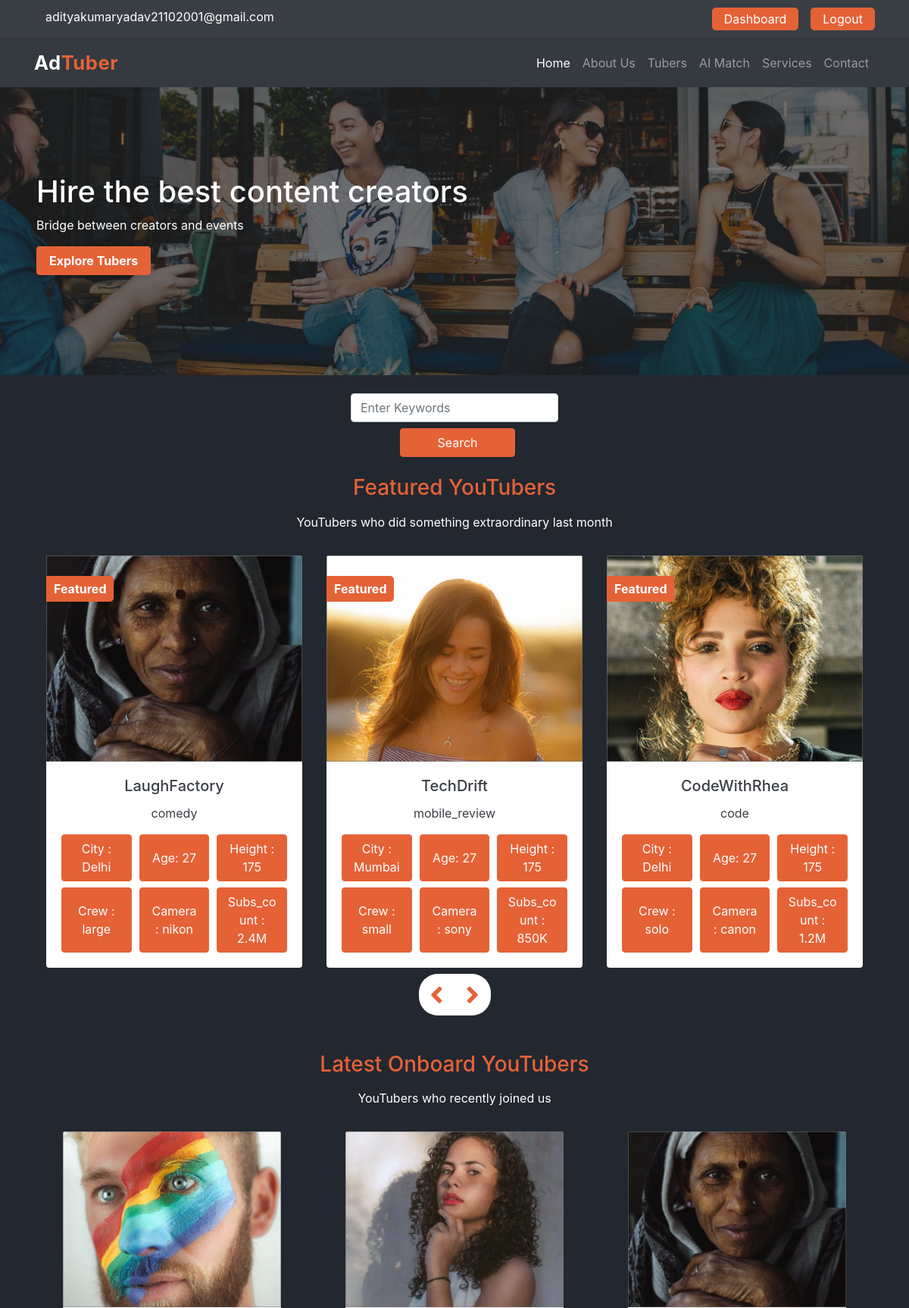
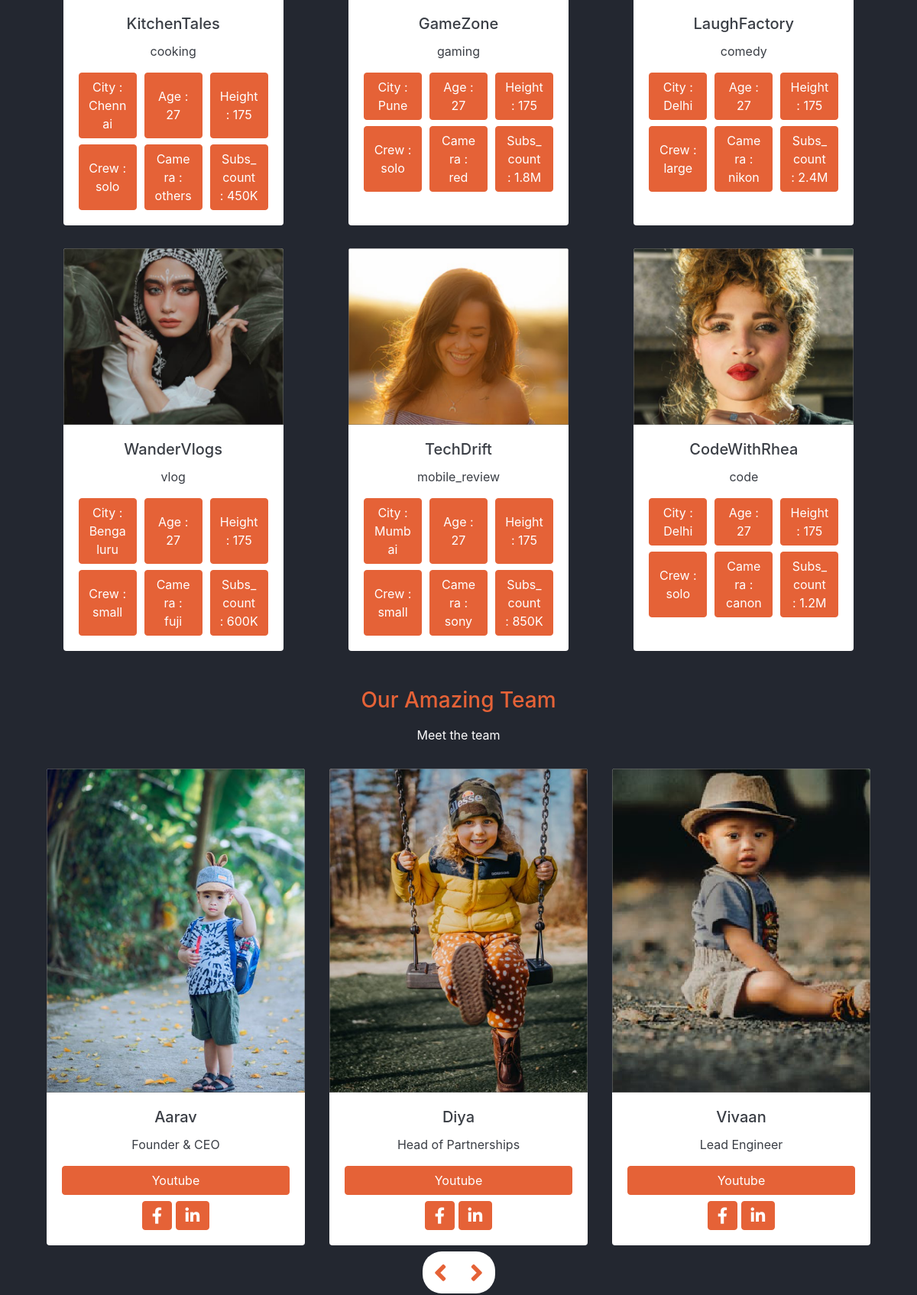
The app's page / (signed in, upper part) with its own data (2 pictures, top to bottom).
### contactinfo/models.py (models this page shows, shortened)
class Contactinfo(models.Model):
    first_name = models.CharField(max_length=255)
    last_name = models.CharField(max_length=255)
    fb_handle = models.CharField(max_length=255)       # social profile URLs / handles
    insta_handle = models.CharField(max_length=255)
    youtube_handle = models.CharField(max_length=255)
    twitter_handle = models.CharField(max_length=255)
    description_1 = CKEditor5Field(config_name='default', blank=True)  # rich-text "about" blocks
    description_2 = CKEditor5Field(config_name='default', blank=True)
    phone = models.CharField(max_length=100)
    email = models.CharField(max_length=255)
    created_date = models.DateTimeField(blank=True, default=timezone.now)

### webpages/models.py (models this page shows, shortened)
class Slider(models.Model):
    headerline = models.CharField(max_length=255)   # big headline text
    subtitle = models.CharField(max_length=255)     # supporting line under it
    button_text = models.CharField(max_length=255)  # call-to-action label
    photo = models.ImageField(upload_to='slider/%Y/')
    created_date = models.DateTimeField(auto_now_add=True)
    link = models.CharField(max_length=255, blank=True)  # where the button points

class Team(models.Model):
    first_name = models.CharField(max_length=255)
    last_name = models.CharField(max_length=255)
    role = models.CharField(max_length=255)                  # e.g. "Founder & CEO"
    fb_link = models.CharField(max_length=255, blank=True)   # optional social links
    insta_link = models.CharField(max_length=255, blank=True)
    photo = models.ImageField(upload_to='team/%Y/%m/%d/')
    youtube_link = models.CharField(max_length=255, blank=True)
    created_date = models.DateTimeField(auto_now_add=True)   # set once, on creation

### youtubers/models.py (models this page shows, shortened)
class Youtuber(models.Model):
    crew_choices = (
        ('solo', 'solo'),
        ('small', 'small'),
        ('large', 'large')
    )
    camera_choices = (
        ('canon', 'canon'),
        ('nikon', 'nikon'),
        ('sony', 'sony'),
        ('red', 'red'),
        ('fuji', 'fuji'),
        ('others', 'others')
    )
    category_choices = (
        ('code', 'code'),
        ('mobile_review', 'mobile_review'),
        ('vlog', 'vlog'),
        ('comedy', 'comedy'),
        ('gaming', 'gaming'),
        ('film_making', 'film_making'),
        ('cooking', 'cooking')
    )
    name = models.CharField(max_length=255)                 # creator / channel name
    price = models.IntegerField()                           # asking price to hire
    photo = models.ImageField(upload_to='ytubers/%Y/%m/')   # profile image (upload)
    video_url = models.CharField(max_length=255)            # YouTube video ID (embedded on detail page)
    description = CKEditor5Field(config_name='default')     # rich-text bio (HTML)
    city = models.CharField(max_length=255)                 # base city (used by the city filter)
    age = models.IntegerField()
    height = models.IntegerField()
    crew = models.CharField(choices=crew_choices, max_length=255)          # team size
    camera_type = models.CharField(choices=camera_choices, max_length=255)  # gear (used by the camera filter)
    subs_count = models.CharField(max_length=255)           # subscriber count, free text (e.g. "1.2M")
    category = models.CharField(choices=category_choices, max_length=255)   # content niche (used by the category filter)
    is_featured = models.BooleanField(default=False)        # if True, shown in the homepage "featured" row
    created_date = models.DateTimeField(default=timezone.now, blank=True)

### webpages/views.py (the view)
# urls.py: path('', include('webpages.urls')),                     # home, about, services, contact
def home(request):
    featured_youtubers = Youtuber.objects.order_by('-created_date').filter(is_featured=True)
    all_tubers = Youtuber.objects.order_by('-created_date')
    sliders = Slider.objects.all()
    teams = Team.objects.all()
    contactinfo = Contactinfo.objects.last()  # single site-wide contact row
    data = {
        'contactinfo': contactinfo,
        'sliders': sliders,
        'teams': teams,
        'featured_youtubers': featured_youtubers,
        'all_tubers': all_tubers
    }
    return render(request, 'webpages/home.html', data)

### templates/webpages/home.html (shortened to what this page needs)
{% extends 'base.html' %}
{% load static %}
{% block content %}
<main class="home">
    <div class="top" data-slick='{"slidesToShow": 1, "slidesToScroll": 1}'>
        {% for slide in sliders %}
        <div class="top-banner">
            <img src="{{ slide.photo.url }}" alt="" class="img-fluid w-100">
            <div class="top-container d-flex flex-column pl-5">
                <h1>
                    {{ slide.headerline }}
                </h1>
                <p>
                    {{ slide.subtitle }}
                </p>
                <div>
                    <button class="btn btn-accent pl-3 pr-3 text-capitalize font-weight-bold">
                        <a href="{{ slide.link }}" >{{ slide.button_text }}</a>
                    </button>
                </div>
            </div>
        </div>
        {% endfor %}
    </div>
    <section class="container d-flex justify-content-center align-items-center mt-4">
        <form method="GET" action="{% url 'search' %}" class="row text-center">
            <div class="col-md-auto">
                <div class="form-group mb-2">
                    <input name="keyword" class="form-control" placeholder="Enter Keywords">
                </div>
                <div class="text-center">
                    <button type="submit" class="btn btn-accent ml-2 mb-2 pl-5 pr-5">Search</button>
                </div>
            </div>
        </form>
    </section>
    <section class="container mt-3">
        <h3 class="text-center">Featured YouTubers</h3>
        <p class="pt-2 pb-3 text-center">YouTubers who did something extraordinary last month</p>
        <div class="team slider" data-slick='{"slidesToShow": 3, "slidesToScroll": 1}'>
            {% for fy in featured_youtubers %}
            <div class="card border-0 text-center ml-3 mr-3">
                <div class="feature-text">
                    <a href="{% url 'youtubers_detail' fy.id %}" >
                    <img src="{{ fy.photo.url }}" class="card-img-top" alt="team-member"></a>
                    <span class="text-left bg-accent font-weight-bold">
                        Featured
                    </span>
                </div>
                <div class="card-body">
                    <h5 class="card-title">{{ fy.name }}</h5>
                    <p class="card-text">{{ fy.category }}</p>
                    <div class="person-description mt-2">
                        <button class="btn btn-accent">City : {{ fy.city }} </button>
                        <button class="btn btn-accent"> Age: {{ fy.age }} </button>
                        <button class="btn btn-accent"> Height : {{ fy.height }} </button>
                    </div>
                    <div class="person-description mt-2">
                        <button class="btn btn-accent"> Crew : {{ fy.crew }} </button>
                        <button class="btn btn-accent"> Camera : {{ fy.camera_type }} </button>
                        <button class="btn btn-accent"> Subs_count : {{ fy.subs_count }} </button>
                    </div>
                </div>
            </div>
            {% endfor %}
        </div>
        <div class="controls d-flex justify-content-center mt-2 mb-2">
            <div class="d-flex">
                <i class="fa fa-angle-left youtuber-left"></i>
                <i class="fa fa-angle-right youtuber-right"></i>
            </div>
        </div>
    </section>
    <section class="container mt-5 mb-5">
        <h3 class="text-center">Latest Onboard YouTubers</h3>
        <p class="pt-2 pb-3 text-center">YouTubers who recently joined us</p>
        <div class="tubers grid">
            {% for at in all_tubers %}
            <div class="card border-0 text-center">
                <div>
                    <a href="{% url 'youtubers_detail' at.id %}" >
                        <img src="{{ at.photo.url }}" class="card-img-top" alt="team-member"></a>
                </div>
                <div class="card-body">
                    <h5 class="card-title">{{ at.name }}</h5>
                    <p class="card-text">{{ at.category }}</p>
                    <div class="person-description mt-2">
                        <button class="btn btn-accent"> City : {{ at.city }} </button>
                        <button class="btn btn-accent"> Age : {{ at.age }} </button>
                        <button class="btn btn-accent"> Height : {{ at.height }} </button>
                    </div>
                    <div class="person-description mt-2">
                        <button class="btn btn-accent"> Crew : {{ at.crew }} </button>
                        <button class="btn btn-accent"> Camera : {{ at.camera_type }} </button>
                        <button class="btn btn-accent"> Subs_count : {{ at.subs_count }} </button>
                    </div>
                </div>
            </div>
            {% endfor %}
        </div>
    </section>
    <section class="container mt-3">
        <h3 class="text-center">Our Amazing Team</h3>
        <p class="pt-2 pb-3 text-center">Meet the team</p>
        <div class="team slider" data-slick='{"slidesToShow": 3, "slidesToScroll": 1}'>
            {% for team in teams %}
            <div class="card border-0 text-center  ml-3 mr-3">
                <img src="{{ team.photo.url }}" class="card-img-top" alt="team-member">
                <div class="card-body">
                    <h5 class="card-title">{{ team.first_name }}</h5>
                    <p class="card-text">{{ team.role }}</p>
                    <a href="{{ team.youtube_link }}" class="btn btn-accent btn-block">Youtube</a>
                    <div class="text-center mt-2">
                        <button class="btn btn-accent"> <i class="fab fa-facebook-f fa-lg	"></i> </button>
                        <button class="btn btn-accent"> <i class="fab fa-linkedin-in fa-lg	"></i> </button>
                    </div>
                </div>
            </div>
            {% endfor %}
        </div>
        <div class="controls d-flex justify-content-center mt-2 mb-2">
            <div class="d-flex">
                <i class="fa fa-angle-left team-left"></i>
                <i class="fa fa-angle-right team-right"></i>
            </div>
        </div>
    </section>
</main>
{% endblock content %}

### templates/includes/header.html (shortened to what this page needs)
{% load static %}
<header class="header ">
    <div class="container">
      <div class="row ">
        <div class="col-md-6 header-info">
          <a href="mailto:{{ contactinfo.email }}" class="mr-3">{{ contactinfo.email }}</a>
        </div>
        <div class="header-buttons col-md-6 d-flex justify-content-end">
          {% if user.is_authenticated %}
          <a class="btn btn-accent mr-3" href="{% url 'dashboard' %}" >Dashboard</a>
          <a class="btn btn-accent" href="{% url 'logout' %}" >Logout</a>
          {% else %}
          <a class="btn btn-accent mr-3" href="{% url 'login' %}" >Signin</a>
          <a class="btn btn-accent" href="{% url 'register' %}" >SignUp</a>
          {% endif %}
        </div>
      </div>
    </div>
  </header>

### tubers/static/css/base.css (style rules this page uses)
:root { --primary: #232730; --secondary: #3a3e45; --white: #888787; --accent: #e56237; }
body { background-color: var(--primary); color: #fff; overflow-x: hidden; }
a { color: #fff; }
h2, h3 { color: var(--accent); }
.btn-accent { background-color: var(--accent); color: #fff; border-color: var(--accent); outline: none; }
.card { color: var(--secondary); width: 18rem; max-width: 100%; margin-left: auto; margin-right: auto; }
main { overflow: hidden; }

### tubers/static/css/utils.css (style rules this page uses)
.bg-accent { color: #ffffff; background-color: var(--accent); }
.grid { display: grid; grid-template-columns: repeat(3, minmax(0, 1fr)); row-gap: 30px; column-gap: 10px; }
.feature-text { position: relative; }
.feature-text span { position: absolute; top: 10%; left: 0; padding: 5px 10px; border-top-right-radius: 5px; border-bottom-right-radius: 5px; }
.person-description { display: grid; grid-template-columns: repeat(3, minmax(0, 1fr)); column-gap: 10px; row-gap: 8px; }

### tubers/static/css/style.css (style rules this page uses)
.header { background-color: var(--secondary); padding: 10px 0; color: #fff; border-bottom: 1px solid #333; }
.header a { padding: 2px 15px; border-radius: 5px; }
.controls i { background-color: #fff; padding: 10px 15px; font-size: 35px; color: var(--accent); }
.controls i:first-child { border-top-left-radius: 25px; border-bottom-left-radius: 25px; }
.controls i:last-child { border-top-right-radius: 25px; border-bottom-right-radius: 25px; }
.home .tubers { justify-items: center; }
.top-banner { position: relative; }
.top-banner img { height: 380px; width: 100%; object-fit: cover; }
.home .top-banner .top-container { position: absolute; top: 30%; left: 0; }

### records on screen
Contactinfo: email "adityakumaryadav21102001@gmail.com"
Slider: photo (picture), headerline "Hire the best content creators", subtitle "Bridge between creators and events", button_text "Explore Tubers"
Youtuber: photo (picture), name "LaughFactory", category "comedy", city "Delhi", age "27", height "175", crew "large", camera_type "nikon", subs_count "2.4M"
Youtuber: photo (picture), name "TechDrift", category "mobile_review", city "Mumbai", age "27", height "175", crew "small", camera_type "sony", subs_count "850K"
Youtuber: photo (picture), name "CodeWithRhea", category "code", city "Delhi", age "27", height "175", crew "solo", camera_type "canon", subs_count "1.2M"
Youtuber: photo (picture), name "KitchenTales", category "cooking", city "Chennai", age "27", height "175", crew "solo", camera_type "others", subs_count "450K"
Youtuber: photo (picture), name "GameZone", category "gaming", city "Pune", age "27", height "175", crew "solo", camera_type "red", subs_count "1.8M"
Youtuber: photo (picture), name "WanderVlogs", category "vlog", city "Bengaluru", age "27", height "175", crew "small", camera_type "fuji", subs_count "600K"
Team: photo (picture), first_name "Aarav", role "Founder & CEO"
Team: photo (picture), first_name "Diya", role "Head of Partnerships"
Team: photo (picture), first_name "Vivaan", role "Lead Engineer"
